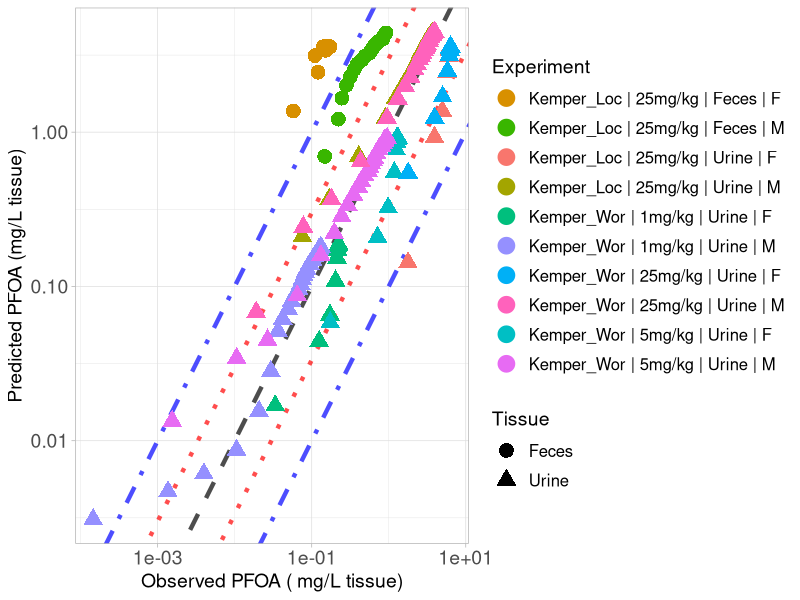

This chart was generated by the following R code:
library(ggplot2)

#setwd("C:/Users/ptsir/Documents/GitHub/PFAS_PBK_models/PFOA inhalation Rat/Validation/Validation_results")
setwd("C:/Users/dpjio/Documents/GitHub/PFAS_PBK_models/PFOA inhalation Rat/Validation/No_Papp")

# Load Results 

# Results from Loccisano
Kemper_excreta_Loccisano_results <- read.csv("Kemper_2003_Excreta_Loccisano_results.csv", header = T)

Kemper_Urine_F_25_Loc <- Kemper_excreta_Loccisano_results[Kemper_excreta_Loccisano_results$Dose == 25 & 
                                             Kemper_excreta_Loccisano_results$Tissue  == "Urine" &
                                          Kemper_excreta_Loccisano_results$sex == "F", ]
Kemper_Urine_F_25_Loc$Experiment <- "Kemper_Loc | 25mg/kg | Urine | F"


Kemper_Feces_F_25_Loc <- Kemper_excreta_Loccisano_results[Kemper_excreta_Loccisano_results$Dose == 25 & 
                                              Kemper_excreta_Loccisano_results$Tissue  == "Feces" &
                                              Kemper_excreta_Loccisano_results$sex == "F", ]
Kemper_Feces_F_25_Loc$Experiment <- "Kemper_Loc | 25mg/kg | Feces | F"



Kemper_Urine_M_25_Loc <- Kemper_excreta_Loccisano_results[Kemper_excreta_Loccisano_results$Dose == 25 & Kemper_excreta_Loccisano_results$Tissue == "Urine" &
                                             Kemper_excreta_Loccisano_results$sex == "M", ]
Kemper_Urine_M_25_Loc$Experiment <- "Kemper_Loc | 25mg/kg | Urine | M"



Kemper_Feces_M_25_Loc <- Kemper_excreta_Loccisano_results[Kemper_excreta_Loccisano_results$Dose == 25 & Kemper_excreta_Loccisano_results$Tissue == "Feces" &
                                             Kemper_excreta_Loccisano_results$sex == "M", ]
Kemper_Feces_M_25_Loc$Experiment <- "Kemper_Loc | 25mg/kg | Feces | M"

#Results from Worley
Kemper_excreta_Worley_results <- read.csv("Kemper_2003_Excreta_Worley_results.csv", header = T)

Kemper_Urine_F_1_Wor <- Kemper_excreta_Worley_results[Kemper_excreta_Worley_results$Dose == 1 & 
                                                           Kemper_excreta_Worley_results$Tissue  == "Urine" &
                                                        Kemper_excreta_Worley_results$sex == "F", ]
Kemper_Urine_F_1_Wor$Experiment <- "Kemper_Wor | 1mg/kg | Urine | F"


Kemper_Urine_F_5_Wor <- Kemper_excreta_Worley_results[Kemper_excreta_Worley_results$Dose == 5 & 
                                                        Kemper_excreta_Worley_results$Tissue  == "Urine" &
                                                        Kemper_excreta_Worley_results$sex == "F", ]
Kemper_Urine_F_5_Wor$Experiment <- "Kemper_Wor | 5mg/kg | Urine | F"


Kemper_Urine_F_25_Wor <- Kemper_excreta_Worley_results[Kemper_excreta_Worley_results$Dose == 25 & 
                                                            Kemper_excreta_Worley_results$Tissue  == "Urine" &
                                                            Kemper_excreta_Worley_results$sex == "F", ]
Kemper_Urine_F_25_Wor$Experiment <- "Kemper_Wor | 25mg/kg | Urine | F"



Kemper_Urine_M_1_Wor <- Kemper_excreta_Worley_results[Kemper_excreta_Worley_results$Dose == 1 & 
                                                        Kemper_excreta_Worley_results$Tissue  == "Urine" &
                                                        Kemper_excreta_Worley_results$sex == "M", ]
Kemper_Urine_M_1_Wor$Experiment <- "Kemper_Wor | 1mg/kg | Urine | M"


Kemper_Urine_M_5_Wor <- Kemper_excreta_Worley_results[Kemper_excreta_Worley_results$Dose == 5 & 
                                                        Kemper_excreta_Worley_results$Tissue  == "Urine" &
                                                        Kemper_excreta_Worley_results$sex == "M", ]
Kemper_Urine_M_5_Wor$Experiment <- "Kemper_Wor | 5mg/kg | Urine | M"


Kemper_Urine_M_25_Wor <- Kemper_excreta_Worley_results[Kemper_excreta_Worley_results$Dose == 25 & 
                                                         Kemper_excreta_Worley_results$Tissue  == "Urine" &
                                                         Kemper_excreta_Worley_results$sex == "M", ]
Kemper_Urine_M_25_Wor$Experiment <- "Kemper_Wor | 25mg/kg | Urine | M"


Experiment <- scales::hue_pal()(10)

names(Experiment) <- unique(c( Kemper_Urine_F_25_Loc$Experiment, Kemper_Feces_F_25_Loc$Experiment,
                               Kemper_Urine_M_25_Loc$Experiment,Kemper_Feces_M_25_Loc$Experiment,
                               Kemper_Urine_F_1_Wor$Experiment, Kemper_Urine_F_5_Wor$Experiment, 
                               Kemper_Urine_F_25_Wor$Experiment, Kemper_Urine_M_1_Wor$Experiment,
                               Kemper_Urine_M_5_Wor$Experiment, Kemper_Urine_M_25_Wor$Experiment))



scatter_plot <- ggplot()+
  geom_abline(intercept = log10(1), slope = 1, linetype = "dashed", color = "black", linewidth = 1.5, alpha = 0.7) +  # Identity line in log10 scale
  geom_abline(intercept = log10(3), slope = 1, linetype = "dotted", color = "red", linewidth = 1.5, alpha = 0.7) +  # +3-fold error line
  geom_abline(intercept = log10(1/3), slope = 1, linetype = "dotted", color = "red", linewidth = 1.5, alpha = 0.7) +  # -3-fold error line
  geom_abline(intercept = log10(10), slope = 1, linetype = "dotdash", color = "blue", linewidth = 1.5, alpha = 0.7) +  # +10-fold error line
  geom_abline(intercept = log10(1/10), slope = 1, linetype = "dotdash", color = "blue", linewidth = 1.5, alpha = 0.7) +  # -10-fold error line
  geom_point(data = Kemper_Urine_F_25_Loc, aes(x=Observed, y=Predicted, color = Experiment, shape = Tissue), size=4, stroke = 1.5)+
  geom_point(data = Kemper_Feces_F_25_Loc, aes(x=Observed, y=Predicted, color = Experiment, shape = Tissue), size=4, stroke = 1.5)+
  geom_point(data = Kemper_Urine_M_25_Loc, aes(x=Observed, y=Predicted, color = Experiment, shape = Tissue), size=4, stroke = 1.5)+
  geom_point(data = Kemper_Feces_M_25_Loc, aes(x=Observed, y=Predicted, color = Experiment, shape = Tissue), size=4, stroke = 1.5)+
  geom_point(data = Kemper_Urine_F_1_Wor, aes(x=Observed, y=Predicted, color = Experiment, shape = Tissue), size=4, stroke = 1.5)+
  geom_point(data = Kemper_Urine_F_5_Wor, aes(x=Observed, y=Predicted, color = Experiment, shape = Tissue), size=4, stroke = 1.5)+
  geom_point(data = Kemper_Urine_F_25_Wor, aes(x=Observed, y=Predicted, color = Experiment, shape = Tissue), size=4, stroke = 1.5)+
  geom_point(data = Kemper_Urine_M_1_Wor, aes(x=Observed, y=Predicted, color = Experiment, shape = Tissue), size=4, stroke = 1.5)+
  geom_point(data = Kemper_Urine_M_5_Wor, aes(x=Observed, y=Predicted, color = Experiment, shape = Tissue), size=4, stroke = 1.5)+
  geom_point(data = Kemper_Urine_M_25_Wor, aes(x=Observed, y=Predicted, color = Experiment, shape = Tissue), size=4, stroke = 1.5)+
  scale_y_log10()+
  scale_x_log10()+
  scale_color_manual(values = Experiment)+
  theme(legend.spacing.y = unit(1, 'cm')) +
  guides(fill = guide_legend(byrow = TRUE))+
  theme_light()+
  labs(y = "Predicted PFOA (mg/L tissue)",
       x = "Observed PFOA ( mg/L tissue)")+
  theme(plot.title = element_text(hjust = 0.5),
        legend.key.size = unit(0.75, 'cm'),  
        legend.title = element_text(size=14),
        legend.text = element_text(size=12,  hjust = 0),
        axis.text = element_text(size = 14),
        axis.title = element_text(size = 14),
        )

#print(scatter_plot)

ggsave("validation_plot_PFOA_excreta.png", scatter_plot, width = 11, height = 7, units = "in", dpi = 300)


